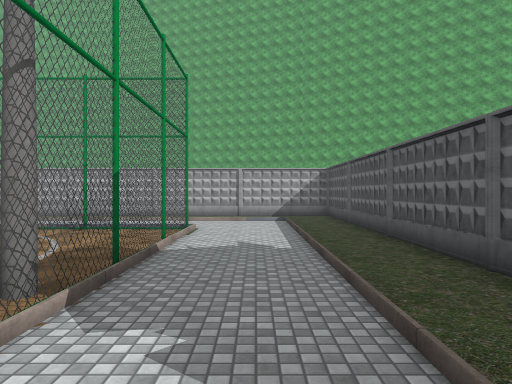
[1] (above)

24 first-person views from a walk through a scene from a Unity 3-D project. The camera is 1.5 m above the floor, looks level and sees 70° across. The floor is counted in squares, 2 m on a side. Each view is taken from the middle of a square. On the plan, view 1 faces up. The plan holds only what a view shows up to about 11 squares ahead; the rest is blank. The place goes on beyond the plan. The player character is not drawn. Door leaves are left out, so doorways stand open. Some surface patterns are stand-ins.

[2]
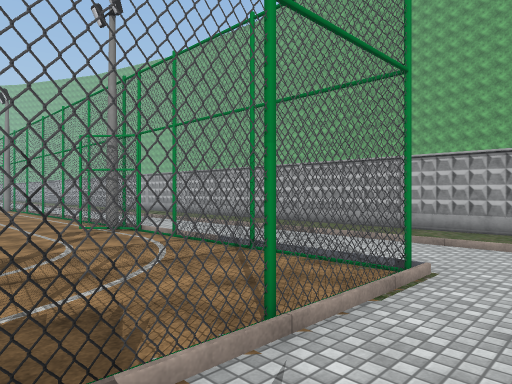

[3]
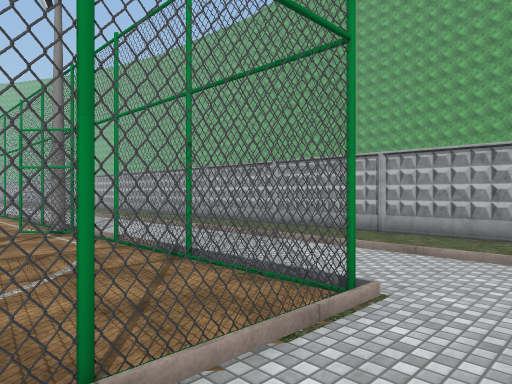

[4]
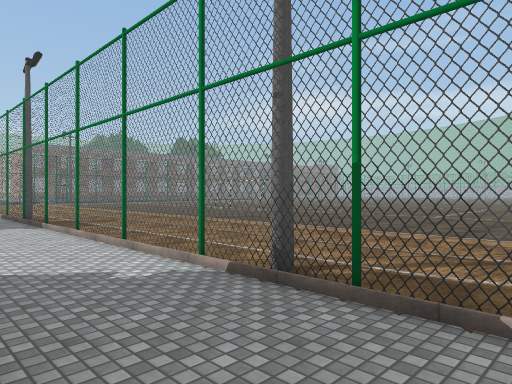

[5]
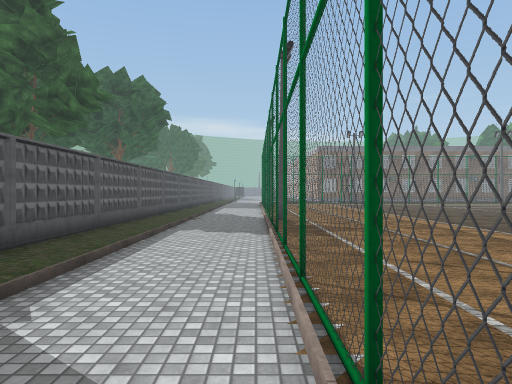

[6]
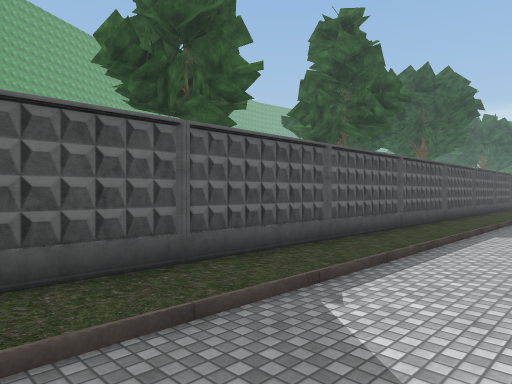

[7]
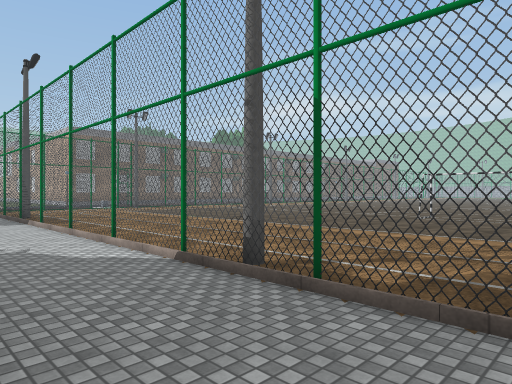

[8]
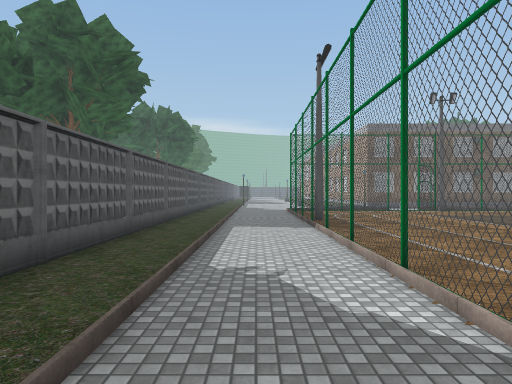

[9]
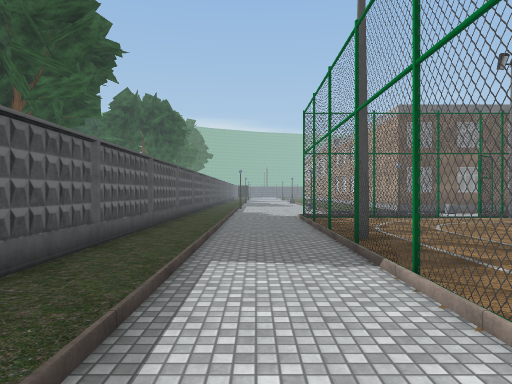

[10]
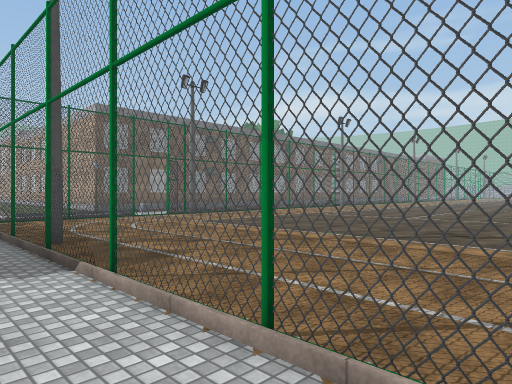

[11]
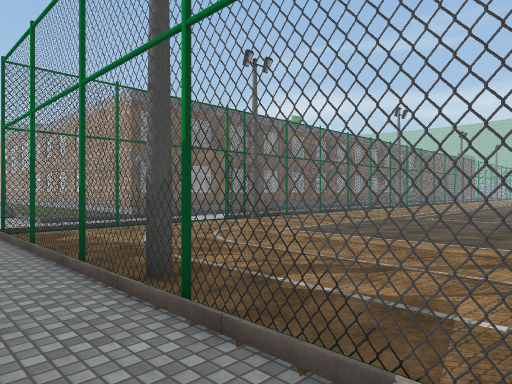

[12]
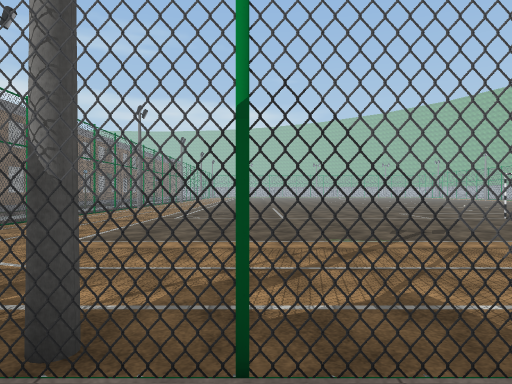

[13]
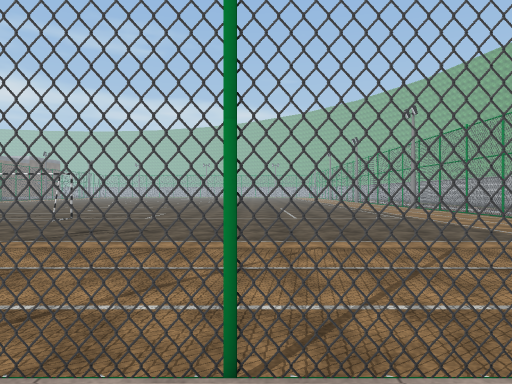

[14]
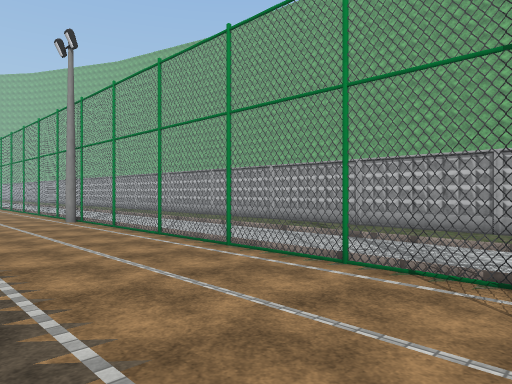

[15]
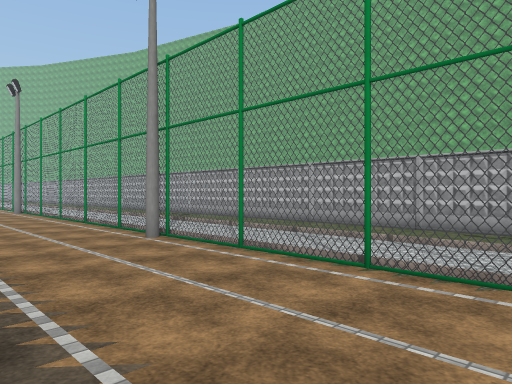

[16]
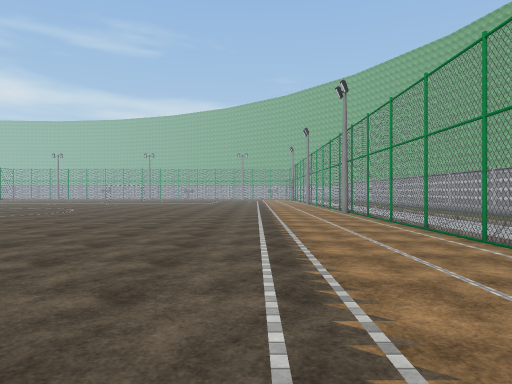

[17]
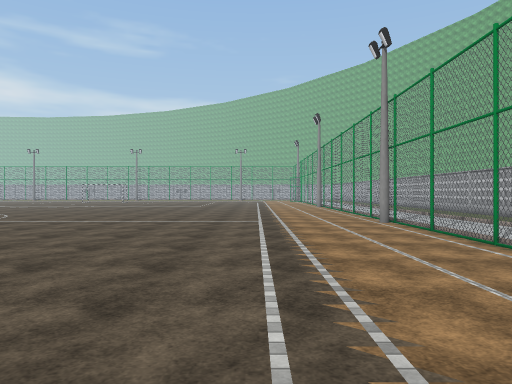

[18]
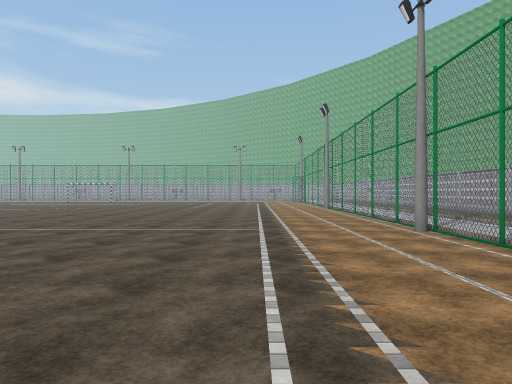

[19]
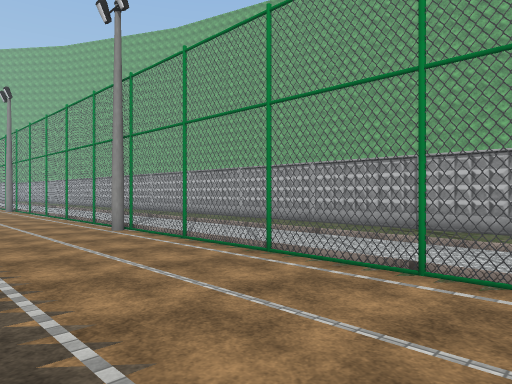

[20]
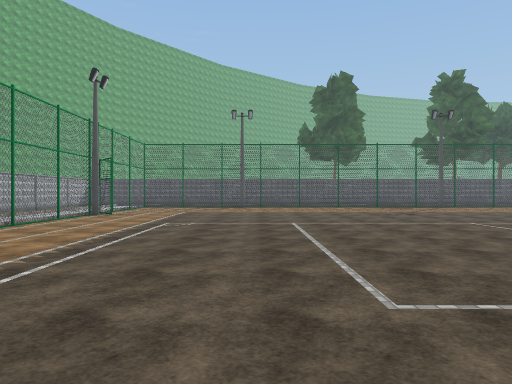

[21]
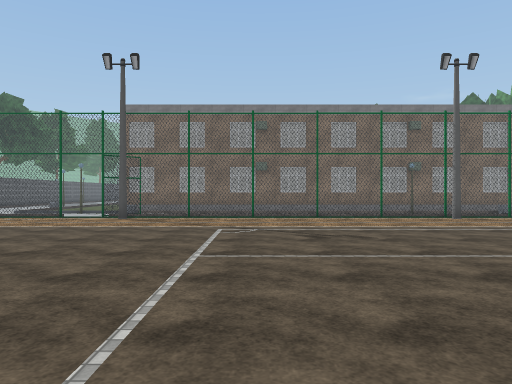

[22]
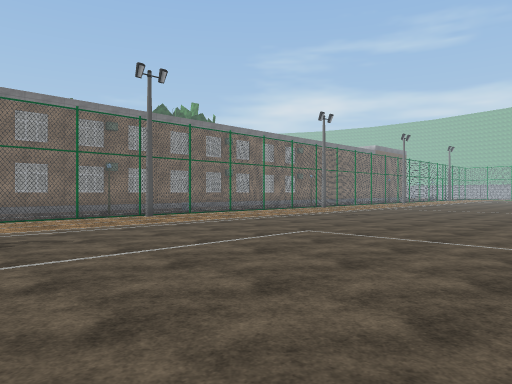

[23]
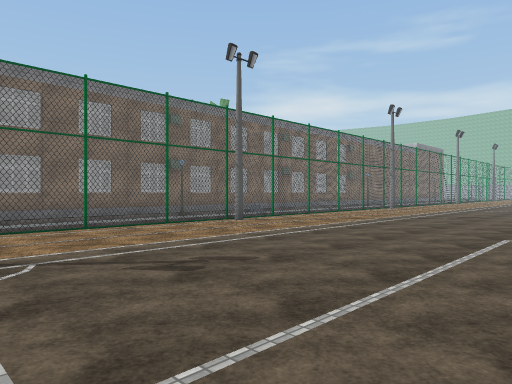

[24]
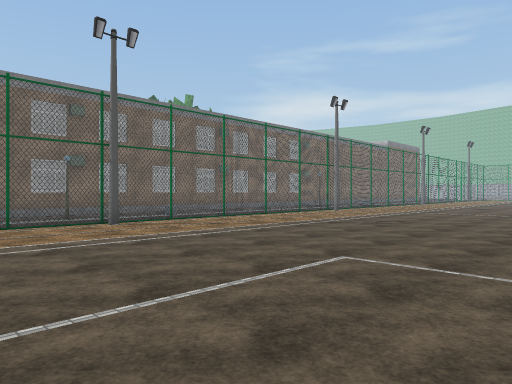

### Floor plan
Key: @ floor where view 1 was taken; # wall or solid block; . floor; / step, stairs or slope; = window, fence, low wall or low ledge; F fence; O other object.
Columns run from 30 left of view 1 to 2 right of it. Each row starts with its distance up from view 1.
 12 ##############################
 11 .............................. .#
 10     .......................... .#
  9 .............................../#
  8 .............................../#
  7 ========================.==FF../#
  6 .............................=./#
  5 .............................=./#
  4 .............................=./#
  3 ............................=../#
  2 .............................=./#
  1 .............................=./#
  0 .............................=@/#
 -1 ...........    ..............=./#
 -2 ..........      .............=./#
 -3 ....  ..          ...........=./#
 -4                    ..........=./#
 -5                    .O........=./#
 -6                    ..........=./#
 -7                    ..........=./#
 -8                    ..........=./#
 -9                    ..........=./#
-10                 .. ..........=./#
-11            ..................=./#
-12        ......................=./#
-13       .......................=./#
-14      ........................=./#
-15      ........................=./#
-16      .......................=../#
-17       .......................=./#
-18        ......................=./#
-19         .....................=./#
-20          ....................=./#
-21           ==============.==FF../#

Positions as (right, up) in squares from view 1, and headings:
1: (0, 0), facing up
2: (0, 4), facing up-left
3: (0, 5), facing up-left
4: (1, 5), facing down-left
5: (-1, 3), facing down
6: (-1, 3), facing down-right
7: (1, -4), facing down-left
8: (0, -6), facing down
9: (0, -10), facing down
10: (0, -10), facing down-left
11: (0, -13), facing down-left
12: (0, -15), facing left
13: (0, 0), facing left
14: (-7, 4), facing up-left
15: (-11, 4), facing up-left
16: (-13, 4), facing left
17: (-17, 4), facing left
18: (-19, 4), facing left
19: (-19, 4), facing up-left
20: (-19, 2), facing right
21: (-11, -10), facing down
22: (-11, -10), facing down-left
23: (-10, -13), facing down-left
24: (-13, -12), facing down-left
